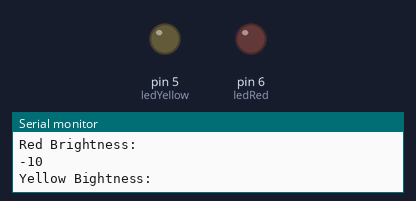
Simulated run of this sketch. Board: Arduino Uno, built with avr-gcc and run on an emulated ATmega328P. Parts: output pins drawn as LEDs (lit = HIGH), the last lines printed to the serial monitor.

Above: at 0.05 s.
At 1.65 s:
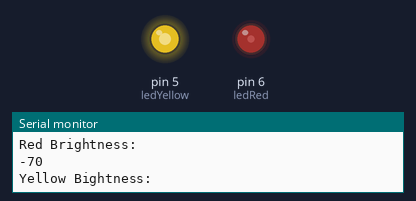
At 3.25 s:
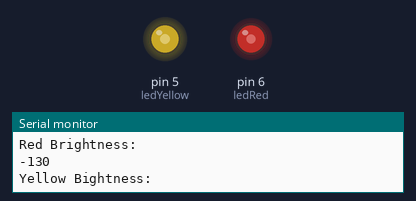
At 6.5 s:
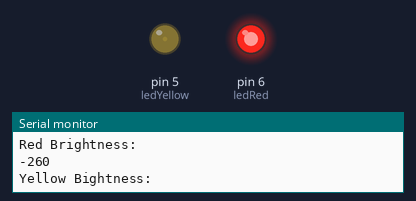
Timing chart, 0 to 8.5 s (numbered marks = the images above):
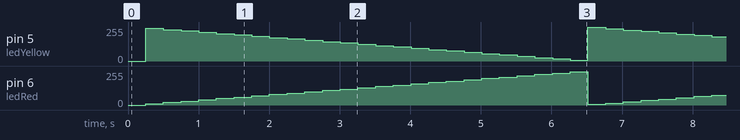

Measured:
- by itself, pin 5 (ledYellow): ramps from 254/255 to 0/255 and jumps back, once every 6.4 s
- by itself, pin 6 (ledRed): ramps from 0/255 to 254/255 and jumps back, once every 6.5 s

The sketch:

Led_Project.ino
```cpp
//Declare Global Variables
int ledRed = 6;
int ledYellow = 5;
int redBrightness = 0;
int yellowBrightness = 0;

void setup() {
  //set pin mode
  pinMode (ledRed, OUTPUT);
  pinMode (ledYellow, OUTPUT);
  //start serial communication
  Serial.begin(9600);
}//end of setup

void loop() {
  //updates the brightness
  analogWrite (ledRed, redBrightness);
  analogWrite (ledYellow, yellowBrightness);

  //changes the brightness variables
  redBrightness = redBrightness + 10;
  yellowBrightness = yellowBrightness - 10;

  //prints brightness values
  Serial.println(redBrightness);
  Serial.println("Red Brightness:");
  Serial.println(yellowBrightness);
  Serial.println("Yellow Bightness:");

  //delays the loop by 250ms
  delay(250);
}//end of loop
```
